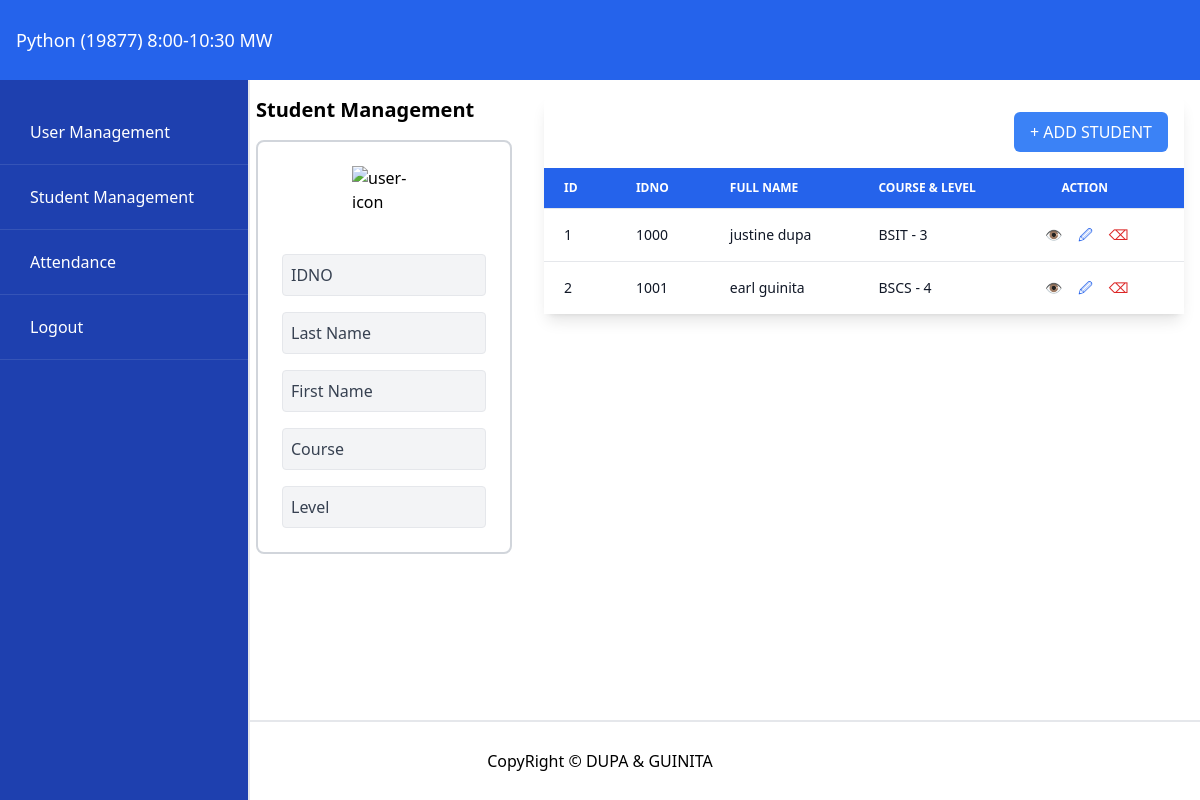
Page /dashboard on the earlier database version.
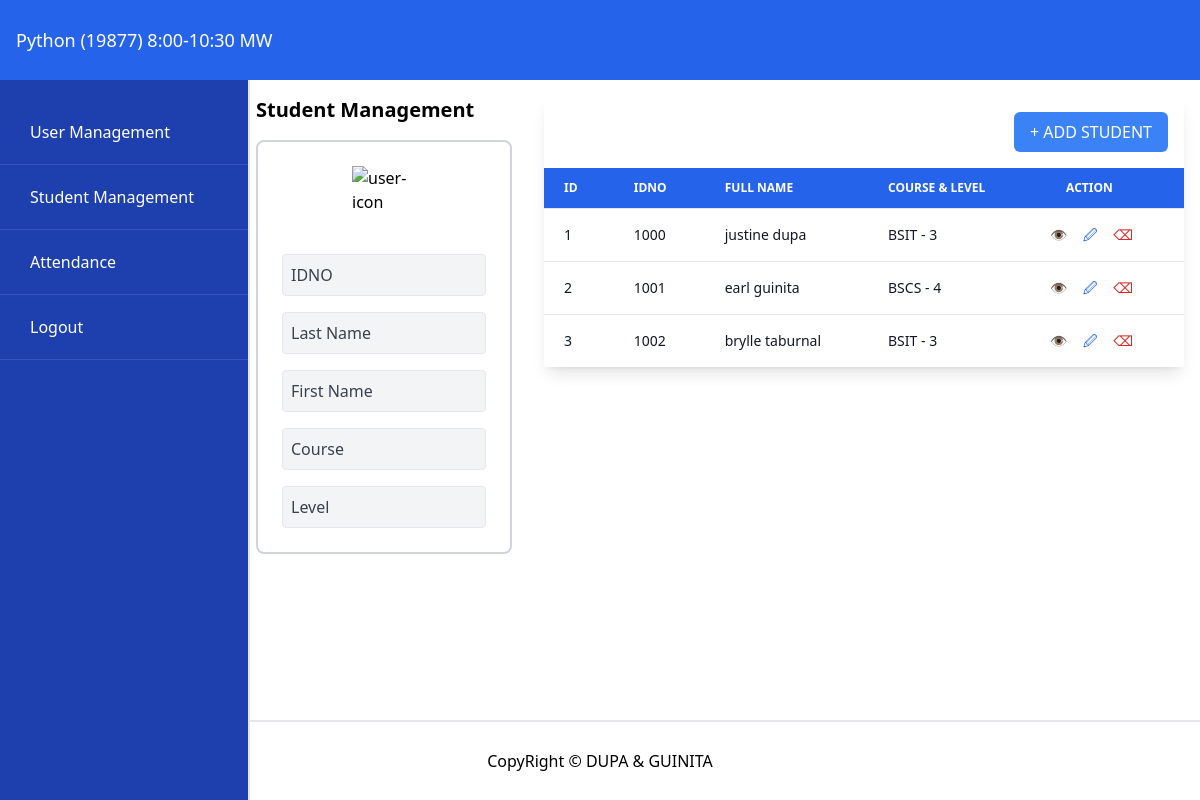
Same page on the later database version.
### tables this page shows
CREATE TABLE students(
id integer primary key autoincrement,
idno varchar(10) unique,
lastname varchar(50),
firstname varchar(50),
course varchar(10),
level varchar(5),
image varchar(25));

### app.py (the view)
@app.route("/dashboard")
def dashboard():
    students = getAll('students')
    return render_template('studentMngt.html', studentlist=students, student=None)

### db/dbhelper.py (called while the page is built)
def getProcess(sql, vals) -> list:
    conn = connect(database)
    conn.row_factory = Row
    cursor = conn.cursor()
    cursor.execute(sql, vals)
    data = cursor.fetchall()
    cursor.close()
    conn.close()
    return data

def getAll(table) -> list:
    sql = f"SELECT * FROM {table}"
    return getProcess(sql, [])

### templates/studentMngt.html (shortened to what this page needs)
<!DOCTYPE html>
<html lang="en">
  <head>
    <script src="https://cdn.tailwindcss.com"></script>
    <link rel="stylesheet" href="../static/css/style.css" />
  </head>
  <body>
    <header
      class="w-full h-[10vh] min-h-[60px] flex items-center bg-blue-600 px-4 fixed top-0 left-0 z-50"
    >
      <p class="text-white text-sm sm:text-base md:text-lg">
        Python (19877) 8:00-10:30 MW
      </p>
    </header>
    <aside id="sidebar">
      <a href="{{ url_for('admin') }}">User Management</a>
      <a href="{{ url_for('dashboard') }}">Student Management</a>
      <a href="{{ url_for('attendance')}}">Attendance</a>
      <a href="{{ url_for('signin') }}">Logout</a>
    </aside>
    <div class="content-wrapper">
      <div class="hidden lg:flex h-full">
        <div class="w-[30%] p-4 overflow-y-auto">
          <p class="text-xl font-semibold text-black mb-4">
            Student Management
          </p>
          <div class="bg-white border-2 border-gray-300 rounded-lg p-6">
            <div class="w-full flex justify-center mb-6">
              {% if student and student['image'] %}
              <img
                src="{{ url_for('static', filename='uploads/' + student['image']) }}"
                alt="student-photo"
                class="w-32 h-32 rounded-full object-cover border-4 border-gray-300"
              />
              {% else %}
              <img
                src="https://cdn-icons-png.flaticon.com/512/3135/3135715.png"
                alt="user-icon"
                class="w-16 h-16"
              />
              {% endif %}
            </div>
            <div class="w-full flex flex-col gap-4">
              <input
                type="text"
                class="border p-2 rounded w-full bg-gray-100 text-gray-700 cursor-not-allowed"
                value="{% if student %}{{ student['idno'] }}{% else %}IDNO{% endif %}"
                readonly
              />
              <input
                type="text"
                class="border p-2 rounded w-full bg-gray-100 text-gray-700 cursor-not-allowed"
                value="{% if student %}{{ student['lastname'] }}{% else %}Last Name{% endif %}"
                readonly
              />
              <input
                type="text"
                class="border p-2 rounded w-full bg-gray-100 text-gray-700 cursor-not-allowed"
                value="{% if student %}{{ student['firstname'] }}{% else %}First Name{% endif %}"
                readonly
              />
              <input
                type="text"
                class="border p-2 rounded w-full bg-gray-100 text-gray-700 cursor-not-allowed"
                value="{% if student %}{{ student['course'] }}{% else %}Course{% endif %}"
                readonly
              />
              <input
                type="text"
                class="border p-2 rounded w-full bg-gray-100 text-gray-700 cursor-not-allowed"
                value="{% if student %}{{ student['level'] }}{% else %}Level{% endif %}"
                readonly
              />
            </div>
          </div>
        </div>
        <div class="w-[70%] p-4 overflow-y-auto">
          <div class="bg-white rounded-lg shadow-lg">
            <div class="flex justify-end p-4">
              <a
                href="{{ url_for('add_student_page') }}"
                class="text-white px-4 py-2 rounded-md bg-blue-500 hover:bg-blue-600"
              >
                + ADD STUDENT
              </a>
            </div>
            <div class="overflow-x-auto">
              <table class="min-w-full divide-y divide-gray-200">
                <thead class="bg-blue-600">
                  <tr>
                    <th
                      class="px-3 lg:px-5 py-3 text-left text-xs font-semibold text-white uppercase"
                    >
                      ID
                    </th>
                    <th
                      class="px-3 lg:px-5 py-3 text-left text-xs font-semibold text-white uppercase"
                    >
                      IDNO
                    </th>
                    <th
                      class="px-4 py-3 text-left text-xs font-semibold text-white uppercase whitespace-nowrap xl:hidden"
                    >
                      FULL NAME
                    </th>
                    <th
                      class="px-3 py-3 text-left text-xs font-semibold text-white uppercase whitespace-nowrap xl:hidden"
                    >
                      COURSE & LEVEL
                    </th>
                    <th
                      class="px-4 lg:px-8 py-3 text-left text-xs font-semibold text-white uppercase"
                    >
                      ACTION
                    </th>
                  </tr>
                </thead>
                <tbody class="bg-white divide-y divide-gray-200">
                  {% if studentlist %} {% for stud in studentlist %}
                  <tr>
                    <td class="px-3 lg:px-5 py-4 text-sm text-gray-900">
                      {{ loop.index }}
                    </td>
                    <td class="px-3 lg:px-5 py-4 text-sm text-gray-900">
                      {{ stud['idno'] }}
                    </td>
                    <td class="px-4 py-4 text-sm text-gray-900 xl:hidden">
                      {{ stud['firstname'] }} {{ stud['lastname'] }}
                    </td>
                    <td class="px-3 py-4 text-sm text-gray-900 xl:hidden">
                      {{ stud['course'] }} - {{ stud['level'] }}
                    </td>
                    <td class="px-4 py-4 text-sm whitespace-nowrap">
                      <a
                        href="{{ url_for('view_student', idno=stud['idno']) }}"
                        class="text-green-600 hover:text-green-800 mr-3"
                        >👁️</a
                      >
                      <a
                        href="{{ url_for('update_student', idno=stud['idno']) }}"
                        class="text-blue-600 hover:text-blue-800 mr-3"
                        >&#128393;</a
                      >
                      <a
                        href="{{ url_for('delete_student', idno=stud['idno']) }}"
                        onclick="return confirm('Are you sure you want to delete this student?')"
                        class="text-red-600 hover:text-red-800"
                        >&#9003;</a
                      >
                    </td>
                  </tr>
                  {% endfor %} {% else %}
                  <tr>
                    <td colspan="9" class="px-6 py-4 text-center text-gray-500">
                      No students found
                    </td>
                  </tr>
                  {% endif %}
                </tbody>
              </table>
            </div>
          </div>
        </div>
      </div>
    </div>
    <footer
      class="w-full h-[10vh] min-h-[60px] flex justify-center items-center border-t-2 border-t-gray-200 fixed bottom-0 left-0 bg-white"
    >
      <p class="text-xs sm:text-sm md:text-base text-center">
        CopyRight &copy; DUPA & GUINITA
      </p>
    </footer>
  </body>
</html>

### static/css/style.css (style rules this page uses)
html, body { width: 100%; height: 100%; padding: 0; margin: 0; }
#sidebar { position: fixed; top: 10vh; left: -300px; width: 280px; height: calc(90vh - 10vh); background-color: #1e40af; transition: left 0.3s ease; z-index: 50; padding-top: 20px; box-shadow: 2px 0 10px rgba(0, 0, 0, 0.3); overflow-y: auto; }
#sidebar a { display: block; color: white; padding: 20px 30px; text-decoration: none; font-size: 16px; transition: background-color 0.3s ease; border-bottom: 1px solid rgba(255, 255, 255, 0.1); }
.content-wrapper { position: fixed; top: 10vh; left: 0; right: 0; bottom: 10vh; overflow-y: auto; }
@media (min-width: 1024px) { #sidebar { position: fixed; left: 0; width: 20%; min-width: 250px; top: 10vh; height: calc(90vh); box-shadow: none; border-right: 2px solid #e5e7eb; } }
@media (min-width: 1024px) { .content-wrapper { left: 20%; } }

Differences in the rows shown:
added students: idno "1002", firstname "brylle", lastname "taburnal", course "BSIT", level "3"
